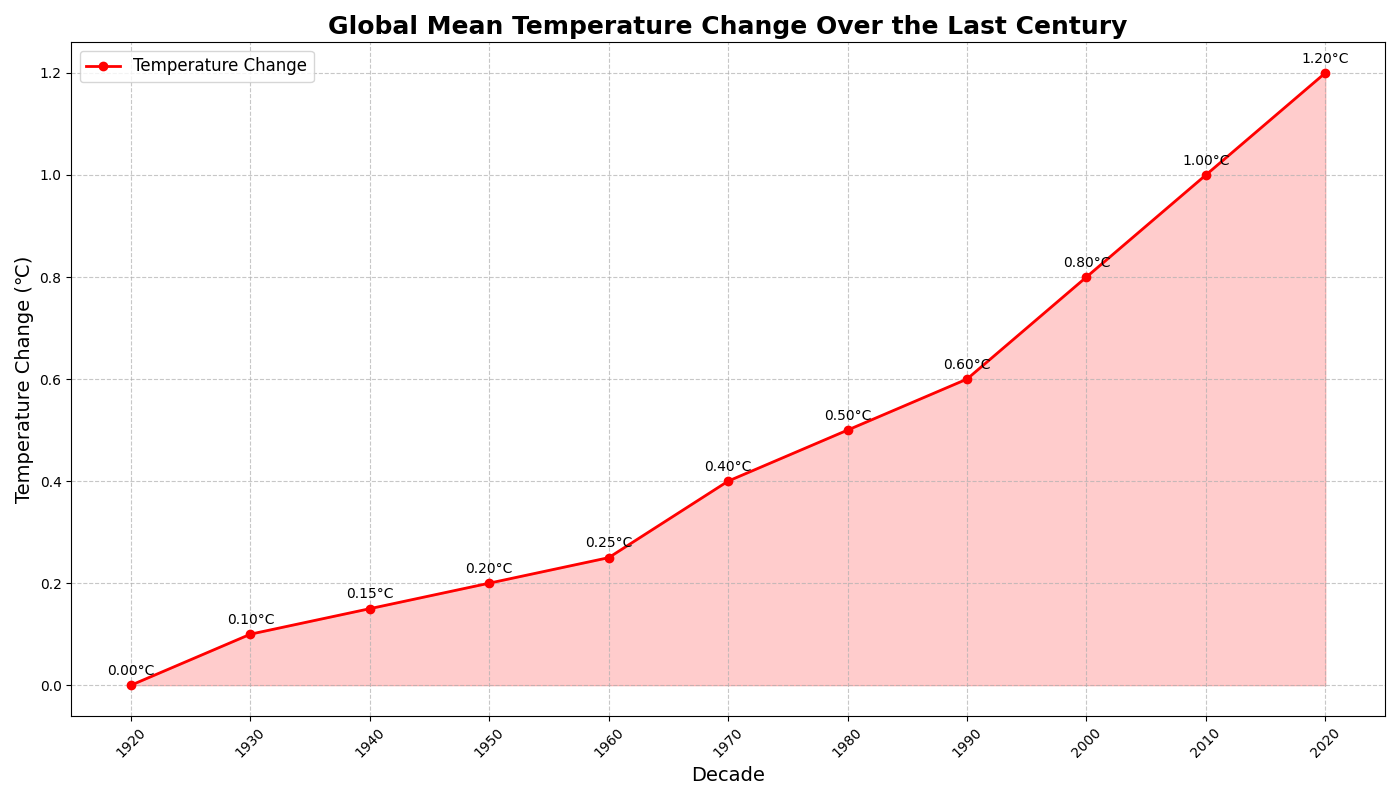

Here is the Python script that generated this plot:
import matplotlib.pyplot as plt
import numpy as np

# Backstory: Tracking the Global Mean Temperature Change Over the Last Century
# Here's a detailed analysis on how the average temperature has changed globally during each decade from 1920 to 2020.

# Decades from 1920 to 2020
decades = np.arange(1920, 2030, 10)

# Mean temperature change in Celsius for each decade (artificial data)
temp_changes = [0.0, 0.1, 0.15, 0.2, 0.25, 0.4, 0.5, 0.6, 0.8, 1.0, 1.2]

# Initialize the plot
plt.figure(figsize=(14, 8))

# Plotting the Global Mean Temperature Change trend
plt.plot(decades, temp_changes, marker='o', linestyle='-', color='r', linewidth=2, label='Temperature Change')

# Filling the area under the line plot for better visual emphasis
plt.fill_between(decades, temp_changes, color='r', alpha=0.2)

# Adding labels for each data point
for i in range(len(decades)):
    plt.text(decades[i], temp_changes[i]+0.02, f'{temp_changes[i]:.2f}°C', ha='center', fontsize=10)

# Adding title and labels
plt.title('Global Mean Temperature Change Over the Last Century', fontsize=18, fontweight='bold')
plt.xlabel('Decade', fontsize=14)
plt.ylabel('Temperature Change (℃)', fontsize=14)

# Customizing the grid
plt.grid(True, linestyle='--', alpha=0.7)

# Adding a legend
plt.legend(loc='upper left', fontsize=12)

# Custom x-axis ticks
plt.xticks(decades, rotation=45)

# Automatically adjust the layout to prevent text overlapping
plt.tight_layout()

# Display the plot
plt.show()
